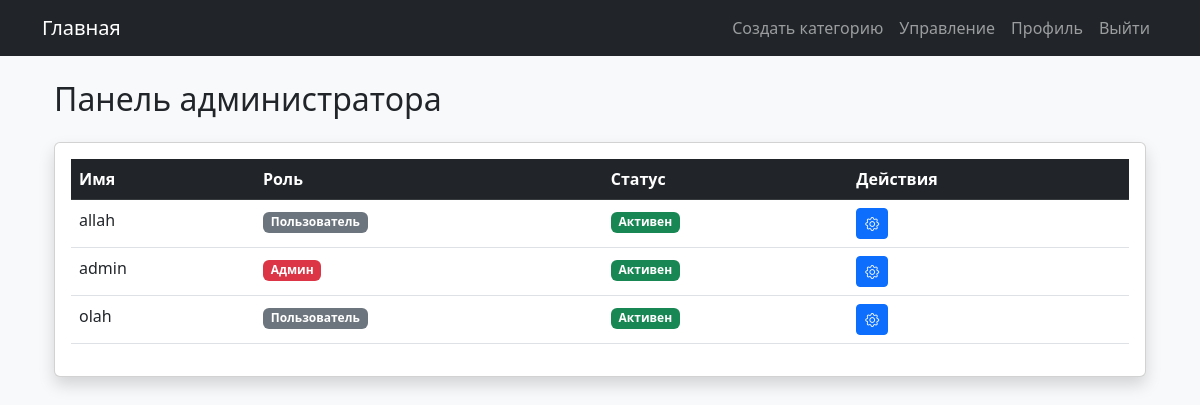
Page /admin/users (signed in) on the earlier database version.
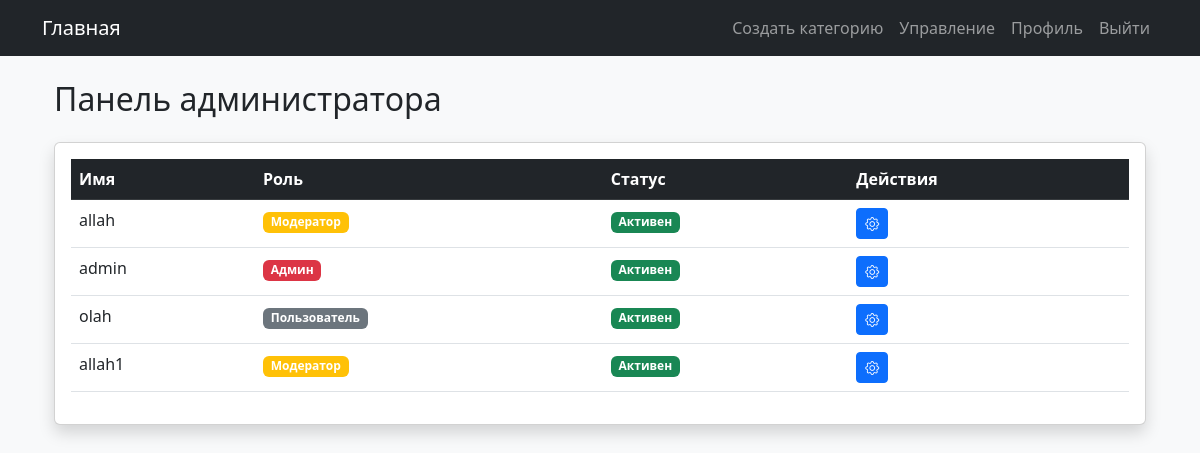
Same page on the later database version.
### app.py (models this page shows, shortened)
class User(UserMixin, db.Model):
    id = db.Column(db.Integer, primary_key=True)
    username = db.Column(db.String(64), index=True, unique=True)
    password_hash = db.Column(db.String(128))
    role = db.Column(db.String(32), default='user')
    avatar = db.Column(db.String(128))
    banned = db.Column(db.Boolean, default=False)
    muted = db.Column(db.Boolean, default=False)
    topics = db.relationship('Topic', backref='author', lazy='dynamic')
    comments = db.relationship('Comment', backref='author', lazy='dynamic')

### app.py (the view)
@app.route('/admin/users')
@login_required
def admin_users():
    if current_user.role not in ['admin', 'moderator']:
        return redirect(url_for('index'))
    users = User.query.all()
    return render_template('admin_users.html', users=users)

### app.py (called while the page is built)
@login_manager.user_loader
def load_user(id):
    return User.query.get(int(id))

### templates/admin_users.html
{% extends "base.html" %}
{% block content %}
<div class="container mt-4">
    <h2 class="mb-4">
        {% if current_user.role == 'moderator' %}
        Управление пользователями
        {% else %}
        Панель администратора
        {% endif %}
    </h2>
    <div class="card shadow">
        <div class="card-body">
            <div class="table-responsive">
                <table class="table table-hover">
                    <thead class="table-dark">
                        <tr>
                            <th>Имя</th>
                            <th>Роль</th>
                            <th>Статус</th>
                            <th>Действия</th>
                        </tr>
                    </thead>
                    <tbody>
                        {% for user in users %}
                            {% if current_user.role == 'admin' or user.role == 'user' %}
                            <tr>
                                <td>{{ user.username }}</td>
                                <td>
                                    {% if user.role == 'admin' %}
                                    <span class="badge bg-danger">Админ</span>
                                    {% elif user.role == 'moderator' %}
                                    <span class="badge bg-warning">Модератор</span>
                                    {% else %}
                                    <span class="badge bg-secondary">Пользователь</span>
                                    {% endif %}
                                </td>
                                <td>
                                    {% if user.banned %}
                                    <span class="badge bg-danger">Забанен</span>
                                    {% elif user.muted %}
                                    <span class="badge bg-warning">Мьют</span>
                                    {% else %}
                                    <span class="badge bg-success">Активен</span>
                                    {% endif %}
                                </td>
                                <td>
                                    <a href="{{ url_for('edit_user', user_id=user.id) }}"
                                       class="btn btn-sm btn-primary">
                                       <i class="bi bi-gear"></i>
                                    </a>
                                </td>
                            </tr>
                            {% endif %}
                        {% endfor %}
                    </tbody>
                </table>
            </div>
        </div>
    </div>
</div>
{% endblock %}

Differences in the rows shown:
changed User "allah": role "Пользователь" → "Модератор"
added User: username "allah1", role "Модератор", banned "Активен"
